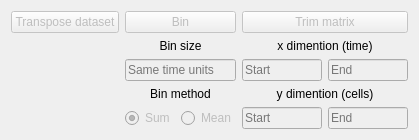
             <widget class="QWidget" name="tab_36">
              <attribute name="title">
               <string>Edit variable</string>
              </attribute>
              <layout class="QGridLayout" name="gridLayout_5">
               <item row="3" column="1">
                <widget class="QLabel" name="label_19">
                 <property name="toolTip">
                  <string>Method to use for the binning process.</string>
                 </property>
                 <property name="toolTipDuration">
                  <number>5000</number>
                 </property>
                 <property name="text">
                  <string>Bin method</string>
                 </property>
                 <property name="alignment">
                  <set>Qt::AlignCenter</set>
                 </property>
                </widget>
               </item>
               <item row="4" column="1">
                <widget class="QWidget" name="widget_4" native="true">
                 <layout class="QHBoxLayout" name="horizontalLayout_13">
                  <property name="leftMargin">
                   <number>0</number>
                  </property>
                  <property name="topMargin">
                   <number>0</number>
                  </property>
                  <property name="rightMargin">
                   <number>0</number>
                  </property>
                  <property name="bottomMargin">
                   <number>0</number>
                  </property>
                  <item>
                   <widget class="QRadioButton" name="edit_radio_sum">
                    <property name="enabled">
                     <bool>false</bool>
                    </property>
                    <property name="toolTip">
                     <string>This option sums the values of every bin.</string>
                    </property>
                    <property name="toolTipDuration">
                     <number>5000</number>
                    </property>
                    <property name="text">
                     <string>Sum</string>
                    </property>
                    <property name="checked">
                     <bool>true</bool>
                    </property>
                   </widget>
                  </item>
                  <item>
                   <widget class="QRadioButton" name="edit_radio_mean">
                    <property name="enabled">
                     <bool>false</bool>
                    </property>
                    <property name="toolTip">
                     <string>This option uses the mean of each bin.</string>
                    </property>
                    <property name="toolTipDuration">
                     <number>5000</number>
                    </property>
                    <property name="text">
                     <string>Mean</string>
                    </property>
                   </widget>
                  </item>
                 </layout>
                </widget>
               </item>
               <item row="1" column="1">
                <widget class="QLabel" name="label_16">
                 <property name="text">
                  <string>Bin size</string>
                 </property>
                 <property name="alignment">
                  <set>Qt::AlignCenter</set>
                 </property>
                </widget>
               </item>
               <item row="0" column="1">
                <widget class="QPushButton" name="edit_btn_bin">
                 <property name="enabled">
                  <bool>false</bool>
                 </property>
                 <property name="toolTip">
                  <string>Bin matrix on the x axis. Usefull electrical recordings.</string>
                 </property>
                 <property name="toolTipDuration">
                  <number>5000</number>
                 </property>
                 <property name="text">
                  <string>Bin</string>
                 </property>
                </widget>
               </item>
               <item row="2" column="1">
                <widget class="QLineEdit" name="edit_edit_binsize">
                 <property name="enabled">
                  <bool>false</bool>
                 </property>
                 <property name="sizePolicy">
                  <sizepolicy hsizetype="Preferred" vsizetype="Fixed">
                   <horstretch>0</horstretch>
                   <verstretch>0</verstretch>
                  </sizepolicy>
                 </property>
                 <property name="toolTip">
                  <string>Bin size. Use the same timeunits from the dataset.</string>
                 </property>
                 <property name="toolTipDuration">
                  <number>5000</number>
                 </property>
                 <property name="inputMethodHints">
                  <set>Qt::ImhNone</set>
                 </property>
                 <property name="placeholderText">
                  <string>Same time units</string>
                 </property>
                 <property name="clearButtonEnabled">
                  <bool>true</bool>
                 </property>
                </widget>
               </item>
               <item row="0" column="2">
                <widget class="QPushButton" name="edit_btn_trim">
                 <property name="enabled">
                  <bool>false</bool>
                 </property>
                 <property name="toolTip">
                  <string>Trim dataset to use only certain range of your data.
Use it to remove part of your dataset.</string>
                 </property>
                 <property name="toolTipDuration">
                  <number>5000</number>
                 </property>
                 <property name="text">
                  <string>Trim matrix</string>
                 </property>
                </widget>
               </item>
               <item row="0" column="0">
                <widget class="QPushButton" name="btn_edit_transpose">
                 <property name="enabled">
                  <bool>false</bool>
                 </property>
                 <property name="toolTip">
                  <string>Transpose the dataset. It actually modifies the stored data.
Use it to math the interpretation of your data.
Use the axes labels as a guide.</string>
                 </property>
                 <property name="toolTipDuration">
                  <number>5000</number>
                 </property>
                 <property name="text">
                  <string>Transpose dataset</string>
                 </property>
                </widget>
               </item>
               <item row="1" column="2">
                <widget class="QLabel" name="label_17">
                 <property name="sizePolicy">
                  <sizepolicy hsizetype="Minimum" vsizetype="Preferred">
                   <horstretch>0</horstretch>
                   <verstretch>0</verstretch>
                  </sizepolicy>
                 </property>
                 <property name="text">
                  <string>x dimention (time)</string>
                 </property>
                 <property name="alignment">
                  <set>Qt::AlignCenter</set>
                 </property>
                </widget>
               </item>
               <item row="2" column="2">
                <widget class="QWidget" name="widget_2" native="true">
                 <property name="sizePolicy">
                  <sizepolicy hsizetype="Minimum" vsizetype="Preferred">
                   <horstretch>0</horstretch>
                   <verstretch>0</verstretch>
                  </sizepolicy>
                 </property>
                 <layout class="QHBoxLayout" name="horizontalLayout_12">
                  <property name="leftMargin">
                   <number>0</number>
                  </property>
                  <property name="topMargin">
                   <number>0</number>
                  </property>
                  <property name="rightMargin">
                   <number>0</number>
                  </property>
                  <property name="bottomMargin">
                   <number>0</number>
                  </property>
                  <item>
                   <widget class="QLineEdit" name="edit_edit_xstart">
                    <property name="enabled">
                     <bool>false</bool>
                    </property>
                    <property name="sizePolicy">
                     <sizepolicy hsizetype="Minimum" vsizetype="Fixed">
                      <horstretch>0</horstretch>
                      <verstretch>0</verstretch>
                     </sizepolicy>
                    </property>
                    <property name="maximumSize">
                     <size>
                      <width>80</width>
                      <height>16777215</height>
                     </size>
                    </property>
                    <property name="toolTip">
                     <string>Index of the first element in the range to keep
Including this element.
Index 0 based.</string>
                    </property>
                    <property name="toolTipDuration">
                     <number>5000</number>
                    </property>
                    <property name="placeholderText">
                     <string>Start</string>
                    </property>
                    <property name="clearButtonEnabled">
                     <bool>true</bool>
                    </property>
                   </widget>
                  </item>
                  <item>
                   <widget class="QLineEdit" name="edit_edit_xend">
                    <property name="enabled">
                     <bool>false</bool>
                    </property>
                    <property name="sizePolicy">
                     <sizepolicy hsizetype="Minimum" vsizetype="Fixed">
                      <horstretch>0</horstretch>
                      <verstretch>0</verstretch>
                     </sizepolicy>
                    </property>
                    <property name="maximumSize">
                     <size>
                      <width>80</width>
                      <height>16777215</height>
                     </size>
                    </property>
                    <property name="toolTip">
                     <string>End of the range to keep, except this element.</string>
                    </property>
                    <property name="toolTipDuration">
                     <number>5000</number>
                    </property>
                    <property name="placeholderText">
                     <string>End</string>
                    </property>
                    <property name="clearButtonEnabled">
                     <bool>true</bool>
                    </property>
                   </widget>
                  </item>
                 </layout>
                </widget>
               </item>
               <item row="3" column="2">
                <widget class="QLabel" name="label_18">
                 <property name="sizePolicy">
                  <sizepolicy hsizetype="Minimum" vsizetype="Preferred">
                   <horstretch>0</horstretch>
                   <verstretch>0</verstretch>
                  </sizepolicy>
                 </property>
                 <property name="text">
                  <string>y dimention (cells)</string>
                 </property>
                 <property name="alignment">
                  <set>Qt::AlignCenter</set>
                 </property>
                </widget>
               </item>
               <item row="4" column="2">
                <widget class="QWidget" name="widget_3" native="true">
                 <property name="sizePolicy">
                  <sizepolicy hsizetype="Minimum" vsizetype="Preferred">
                   <horstretch>0</horstretch>
                   <verstretch>0</verstretch>
                  </sizepolicy>
                 </property>
                 <layout class="QHBoxLayout" name="horizontalLayout_3">
                  <property name="leftMargin">
                   <number>0</number>
                  </property>
                  <property name="topMargin">
                   <number>0</number>
                  </property>
                  <property name="rightMargin">
                   <number>0</number>
                  </property>
                  <property name="bottomMargin">
                   <number>0</number>
                  </property>
                  <item>
                   <widget class="QLineEdit" name="edit_edit_ystart">
                    <property name="enabled">
                     <bool>false</bool>
                    </property>
                    <property name="sizePolicy">
                     <sizepolicy hsizetype="Minimum" vsizetype="Fixed">
                      <horstretch>0</horstretch>
                      <verstretch>0</verstretch>
                     </sizepolicy>
                    </property>
                    <property name="maximumSize">
                     <size>
                      <width>80</width>
                      <height>16777215</height>
                     </size>
                    </property>
                    <property name="toolTip">
                     <string>Index of the first element in the range to keep
Including this element.
Index 0 based.</string>
                    </property>
                    <property name="toolTipDuration">
                     <number>5000</number>
                    </property>
                    <property name="placeholderText">
                     <string>Start</string>
                    </property>
                    <property name="clearButtonEnabled">
                     <bool>true</bool>
                    </property>
                   </widget>
                  </item>
                  <item>
                   <widget class="QLineEdit" name="edit_edit_yend">
                    <property name="enabled">
                     <bool>false</bool>
                    </property>
                    <property name="sizePolicy">
                     <sizepolicy hsizetype="Minimum" vsizetype="Fixed">
                      <horstretch>0</horstretch>
                      <verstretch>0</verstretch>
                     </sizepolicy>
                    </property>
                    <property name="maximumSize">
                     <size>
                      <width>80</width>
                      <height>16777215</height>
                     </size>
                    </property>
                    <property name="toolTip">
                     <string>End of the range to keep, except this element.</string>
                    </property>
                    <property name="toolTipDuration">
                     <number>5000</number>
                    </property>
                    <property name="placeholderText">
                     <string>End</string>
                    </property>
                    <property name="clearButtonEnabled">
                     <bool>true</bool>
                    </property>
                   </widget>
                  </item>
                 </layout>
                </widget>
               </item>
              </layout>
             </widget>
